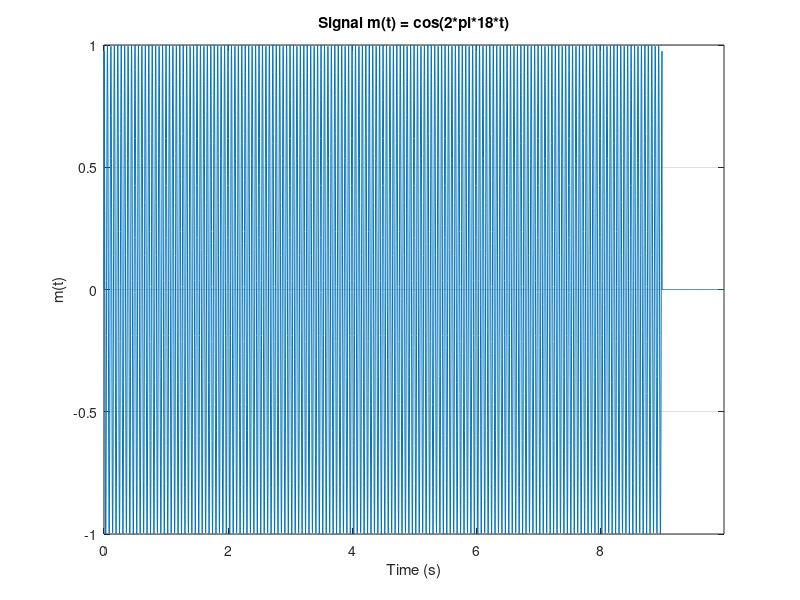
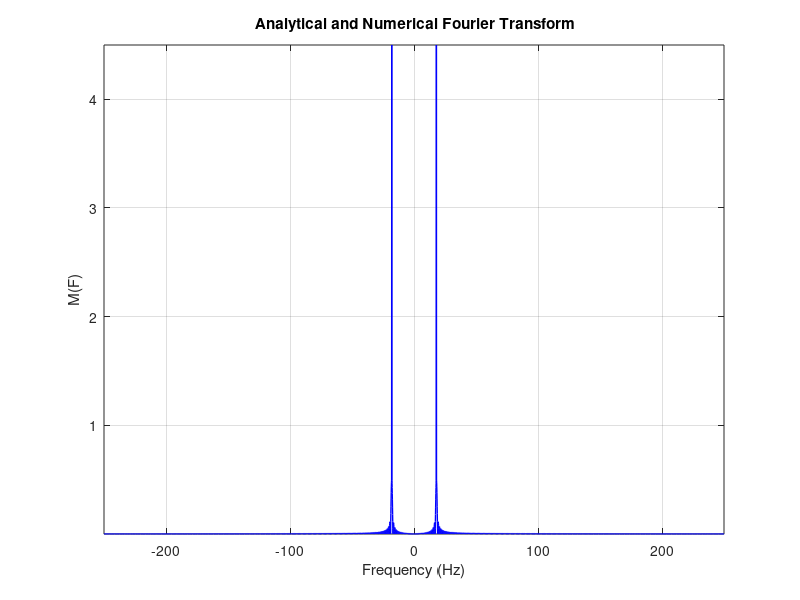
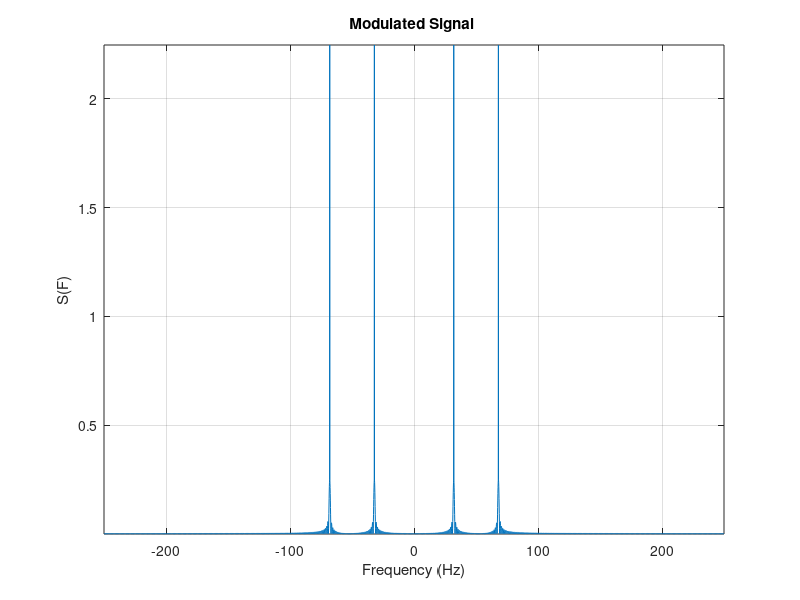
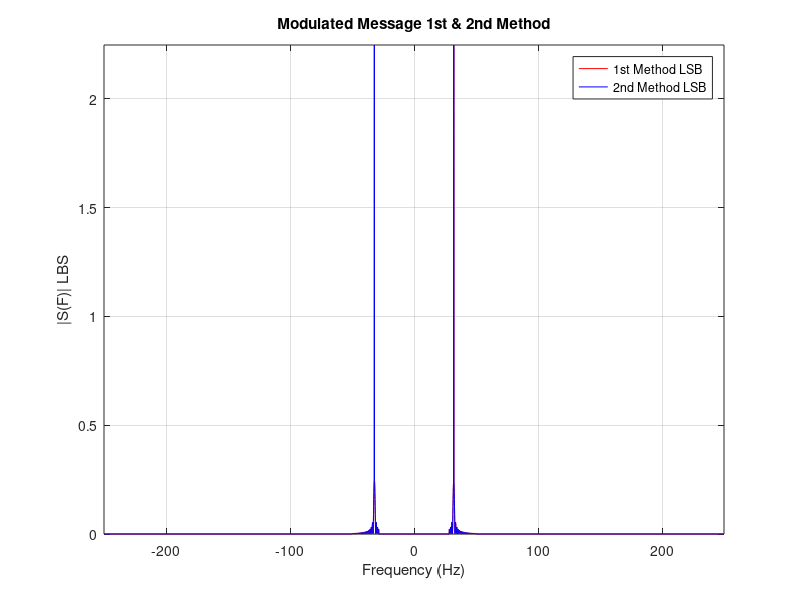

The MATLAB source for these figures, in order:
clc;
%pkg load signal
close all;
clear;
fc = 50;
Ac = 1;
fm=18;  
ts=0.1/fc;  %Time step
T=10;      %Margin After Discontinuity at t=9;
fs=1/ts;     % Sampling frequency
N=ceil(T/ts); %Length of Vector
t=0:ts:(N-1)*ts;
df=fs/N;      %Frequency step
m=cos(2*pi*fm*t); %Message Signal
m(t>=9|t<=0)=0;

figure (1);
plot(t,m);
xlabel('Time (s)');
ylabel('m(t)');
title('Signal m(t) = cos(2*pi*18*t)');
axis tight;
grid on;
%%%%%%%%%%%%%%%%


%%%%%%%%%%%%%%%%%%%%%%%%%%%%%%%%%%%%%%%%%%%%%%%%%
if(rem(N,2)==0)
f = - (0.5*fs) : df : (0.5*fs-df) ;
else
    f = - (0.5*fs-0.5*df) : df : (0.5*fs-0.5*df) ;
end
%%%%%%%%%%%%%%%%%%%%%%%%%%%%%%%%%%%%%%%%%%%%%%%%%
% Numerical fft
M_nu=fftshift(fft(m))*ts;


% Analytical expression
M_an = 4.5*sinc(9*(f-18)).*exp(-1i*pi*9*(f-18)) + 4.5*sinc(9*(f+18)).*exp(-1i*pi*9*(f+18));

%%%%%%%%%%%%%%%%%%%%%%%%%%%%%%%%%%%%%%%%%%%%%%%%%
%plot
figure (2);
plot(f,abs(M_nu),"Color","b","LineWidth",1);
xlabel('Frequency (Hz)');
ylabel ('M(F)');
title(' Analytical and Numerical Fourier Transform');
axis tight;
grid on;
%%%%%%%%%%%%%%%%%%%%%%%%%%%%%%%%%%%%%%%%%%%%%%%%%
%objective: calcukate bandwidth given a 1% criteria 
[maxi, index] = max(M_nu);
threshold = 0.01 * maxi;
threshold_crossing = M_nu - threshold;
% The rest of this code should clculate the bandwidth 1% criteria 
 %graphically BW=21.6hz , hint: check zerocrossings function 
 c = Ac * cos(2*pi*fc*t); 
 s =m.*c;
S = fftshift(fft(s))*ts;
figure(4)
plot(f,abs(S));
hold on ;
xlabel('Frequency (Hz)')
ylabel ('S(F)');
title('Modulated Signal ' )
grid on;
axis tight;
%%%%%%%%%%%%%%%%%%%%%%%%%%%%%%% Using BPF : 1st method 
Band_Width=21.6;
BPF = zeros(size(f));
BPF(f>(fc-Band_Width) & f<(fc))=1; %% +ve frequency
BPF(f<-(fc-Band_Width) & f>-(fc))=1;%% -ve frequency
S =  S.*BPF;
S_LSB1=S; 
%%%%%%%%%%%$$$$$$$$ 2nd method
LPF = abs(f) <fc; %%%%LPF
S_LSB2 = LPF.* S;
S= S.*LPF;
S_LSB2 =S;

figure (5);
plot(f,abs(S_LSB1),"Color","r");
hold on ;
plot(f,abs(S_LSB2),"Color","b" , "LineWidth",0.6);
xlabel('Frequency (Hz)');
ylabel ('|S(F)| LBS');
title('Modulated Message 1st & 2nd Method');
axis tight;
grid on;
legend('1st Method LSB', '2nd Method LSB');

s_LSB1 = ifft(fftshift(S_LSB1))/ts; % LSB in time domain
v = s_LSB1.*c;
V=fftshift(fft(v))*ts; % Demodulated Signal before LPF
H=abs(f)<fc; %LPF
low_pass = H.* V;
figure(6)
plot(f,abs(low_pass))
grid on
mo=real(ifft(fftshift(low_pass))/ts); % Demodulated Signal
figure(7)
plot(t,mo);
hold on
plot(t,m, "Color","r");
title('Signal & Demodulated SIgnal in Time Domain')
xlabel('Time');
ylabel('m(t)');
legend('Demodulated signal' , 'Orignal Message')
axis tight;
grid on;



